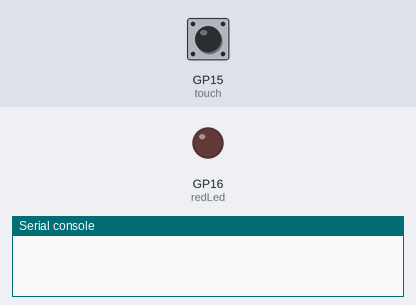
The program below on a simulated Raspberry Pi Pico running MicroPython. Shown: output pins drawn as LEDs (lit = HIGH), the last lines printed to the serial console. Inputs (shaded band) come from the test bench; at power-on: GP15 (touch) LOW.

Above: at 1.2 s.
1.3 s: GP15 (touch) pulled HIGH for 1 s
At 1.7 s:
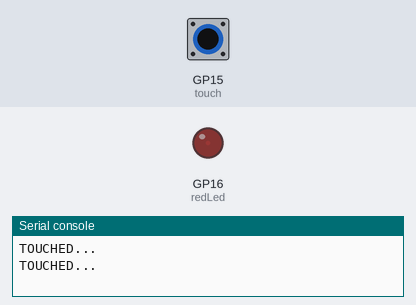
3.8 s: GP15 (touch) pulled HIGH for 3.2 s
At 8.1 s:
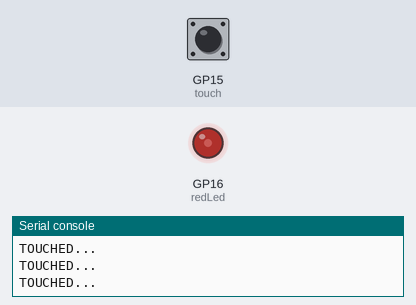
8.5 s: GP15 (touch) pulled HIGH for 3.2 s
At 12.0 s:
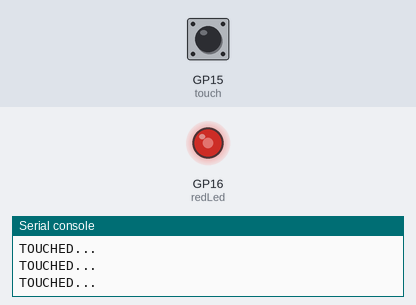
13.2 s: GP15 (touch) pulled HIGH for 3.2 s
At 16.9 s:
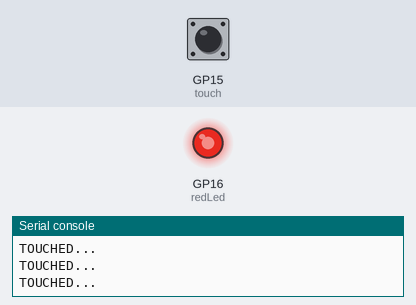
Timing chart, 0 to 18.4 s (numbered marks = the images above; inputs shaded):
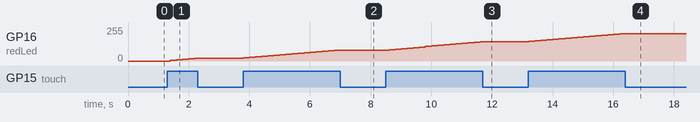

Measured:
- after the input at 1.3 s, GP16 (redLed): moves from 0/255 to 19/255 over 0.80 s, starting after 0.10 s
- after the input at 3.8 s, GP16 (redLed): moves from 19/255 to 82/255 over 3.0 s, starting at once
- after the input at 8.5 s, GP16 (redLed): moves from 82/255 to 144/255 over 3.0 s, starting after 0.11 s
- after the input at 13.2 s, GP16 (redLed): moves from 144/255 to 206/255 over 3.0 s, starting at once

The program:

4.3.py
```python
from machine import Pin,PWM
import time

touch = Pin(15, Pin.IN, Pin.PULL_DOWN)
redLed = PWM(Pin(16))
redLed.freq(1000)

duty = 0

while True:
    touchSensor = touch.value()
    if touchSensor:
        duty += 1000
        print("TOUCHED...")
    redLed.duty_u16(duty)

    time.sleep(0.2)
```
